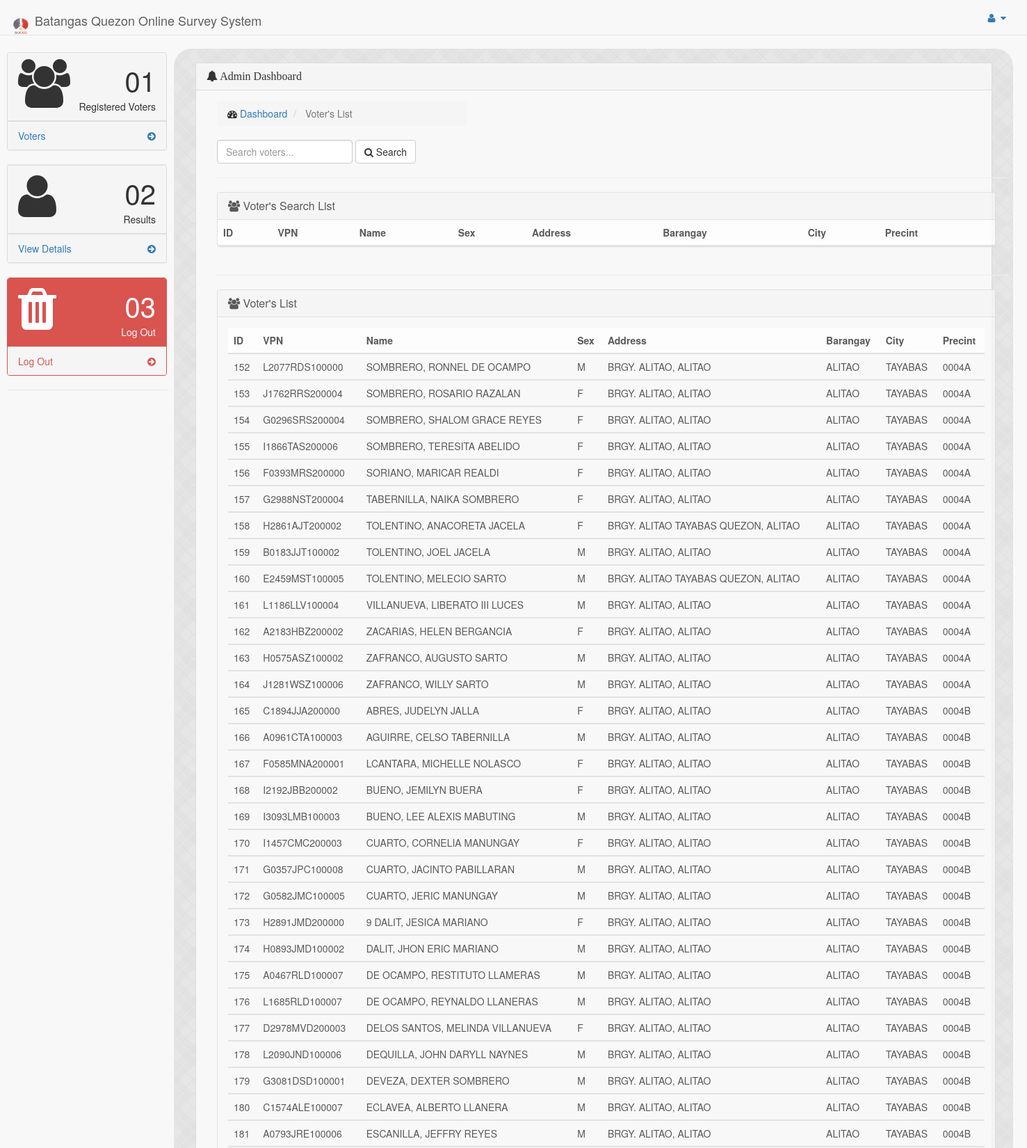
Page /registervoters.php?page=4 (upper part) on the committed database.
### tables this page shows
CREATE TABLE IF NOT EXISTS `voters` (
  `v_id` int(50) NOT NULL,
  `VPN` varchar(35) NOT NULL,
  `name` varchar(35) NOT NULL,
  `Sex` varchar(35) NOT NULL,
  `Address` varchar(35) NOT NULL,
  `Barangay` varchar(35) NOT NULL,
  `City` varchar(35) NOT NULL,
  `prec` varchar(35) NOT NULL
);

### registervoters.php (the view, shortened to what this page needs)
<!DOCTYPE html>
<html lang="en">
<head>
	<link href="css/Custom.css" rel="stylesheet">
    <link href="bower_components/bootstrap/dist/css/bootstrap.min.css" rel="stylesheet">
    <link href="bower_components/metisMenu/dist/metisMenu.min.css" rel="stylesheet">
    <link href="dist/css/timeline.css" rel="stylesheet">
    <link href="dist/css/sb-admin-2.css" rel="stylesheet">
    <link href="bower_components/morrisjs/morris.css" rel="stylesheet">
    <link href="bower_components/font-awesome/css/font-awesome.min.css" rel="stylesheet" type="text/css">
</head>
<body>
    <div id="wrapper">
        <nav class="navbar navbar-default navbar-fixed-top" role="navigation">
            <div class="navbar-header">
                <a class="navbar-brand"  href="admindashboard.php"><img oncontextmenu='alert("Image context menu is disabled!");return false;' src="Images/BQOSS_logo.png" style="height:35px;width:30px; display:inline-block;padding:10px 0px 0 0px;"> Batangas Quezon Online Survey System</a>
            </div>
            <ul class="nav navbar-top-links navbar-right">
                <li class="dropdown">
                    <a class="dropdown-toggle" data-toggle="dropdown" href="#">
                        <i class="fa fa-user fa-fw"></i>  <i class="fa fa-caret-down"></i>
                    </a>
                        </li>
                    </ul>
		</nav>
	</div>
            <div class="navbar-default sidebar" style="padding-left: 10px;padding-right: 10px; margin-top: 5px;" role="navigation">
                <div class="sidebar-nav navbar-collapse">
                    <ul class="nav" id="side-menu">
                    				<li>
					<div class="panel panel-default">
                        <div class="panel-heading">
                            <div class="row">
                                <div class="col-xs-3">
                                    <i class="fa fa-group fa-5x"></i>
                                </div>
                                <div class="col-xs-9 text-right">
                                    <div class="huge">01</div>
                                    <div>Registered Voters</div>
                                </div>
                            </div>
                        </div>
                        <a href="registervoters.php">
                            <div class="panel-footer">
                                <span class="pull-left">Voters</span>
                                <span class="pull-right"><i class="fa fa-arrow-circle-right"></i></span>
                                <div class="clearfix"></div>
                            </div>
                        </a>
                    </div>
					</li>
					<li>
					<div class="panel panel-default">
                        <div class="panel-heading">
                            <div class="row">
                                <div class="col-xs-3">
                                    <i class="fa fa-user fa-5x"></i>
                                </div>
                                <div class="col-xs-9 text-right">
                                    <div class="huge">02</div>
                                    <div>Results</div>
                                </div>
                            </div>
                        </div>
                        <a href="result.php">
                            <div class="panel-footer">
                                <span class="pull-left">View Details</span>
                                <span class="pull-right"><i class="fa fa-arrow-circle-right"></i></span>
                                <div class="clearfix"></div>
                            </div>
                        </a>
                    </div>
					</li>
					<li>
					<div class="panel panel-red">
                        <div class="panel-heading">
                            <div class="row">
                                <div class="col-xs-3">
                                    <i class="fa fa-trash fa-5x"></i>
                                </div>
                                <div class="col-xs-9 text-right">
                                    <div class="huge">03</div>
                                    <div>Log Out</div>
                                </div>
                            </div>
                        </div>
                        <a href="index.php">
                            <div class="panel-footer">
                                <span class="pull-left">Log Out</span>
                                <span class="pull-right"><i class="fa fa-arrow-circle-right"></i></span>
                                <div class="clearfix"></div>
                            </div>
                        </a>
                    </div>
					</li>
					</ul>
                </div>
            </div>
    <div id="page-wrapper"style=" margin-right: 20px; margin-top: 70px;padding-top: 20px;border-radius: 25px; background-image: url('newgray.png')">
        <div class="row">
			<div class="col-lg-12">
                <div class="panel panel-default">
						<div class="panel-heading">
							<h3 class="panel-title" style="font-family: Franklin Gothic Heavy;"><i class="fa fa-bell"></i> Admin Dashboard</h1>
						</div>
						<div class="panel-body">
		<div class="container">
		<div class="row">
            <div class="col-lg-4">
                <ol class="breadcrumb">
                    <li>
                        <i class="fa fa-dashboard"></i> <a href="admindashboard.php">Dashboard</a>
                    </li>
                    <li class="active">
                        Voter's List
                    </li>
                </ol>
            </div>
        </div>
		<div class="row">
            <div class="col-lg-12">
                <div class="form-inline form-padding">
                    <form action="registervoters.php" method="post">
                        <input type="text" class="form-control" name="search" placeholder="Search voters..."required/>
                        <button type="submit" class="btn btn-default"><i class="fa fa-search"></i> Search</button>
                    </form>
                </div>
            </div>
        </div>
		<hr/>
		<div class="row">
				<div class="col-lg-12">
					<div class="panel panel-default" style="margin-right: 20px; opacity: .8;">
						<div class="panel-heading">
							<h3 class="panel-title"><i class="fa fa-group"></i> Voter's Search List</h3>
						</div>
						<div class="table-responsive">
							<table class="table table-striped">
								<thead>
									<tr>
										<th>ID</th>
										<th>VPN</th>
										<th>Name</th>
										<th>Sex</th>
										<th>Address</th>
										<th>Barangay</th>
										<th>City</th>
										<th>Precint</th>
									</tr>
								</thead>
							</table>
						</div>
				</div>
			</div>
		</div>
		<hr />
			<div class="row">
				<div class="col-lg-12">
					<div class="panel panel-default" style="margin-right: 20px; opacity: .8;">
						<div class="panel-heading">
							<h3 class="panel-title"><i class="fa fa-group"></i> Voter's List</h3>
						</div>
						<div class="panel-body">
							<?php
								$num_rec_per_page=50;
								if (isset($_GET["page"])) { $page  = $_GET["page"]; } else { $page=1; };
								$start_from = ($page-1) * $num_rec_per_page;
								$sql = "SELECT * FROM voters LIMIT $start_from, $num_rec_per_page";
								$rs_result = mysql_query ($sql);
							?>
							<div class="table responsive">
								<table class="table table-striped">
									<thead>
										<tr>
											<th>ID</th>
											<th>VPN</th>
											<th>Name</th>
											<th>Sex</th>
											<th>Address</th>
											<th>Barangay</th>
											<th>City</th>
											<th>Precint</th>
										</tr>
									</thead>
							<?php
								while ($row = mysql_fetch_assoc($rs_result)) {
							?>
									<tbody>
										<tr>
										<td><?php echo $row['v_id']; ?></td>
										<td><?php echo $row['VPN']; ?></td>
										<td><?php echo $row['name']; ?></td>
										 <td><?php echo $row['Sex']; ?></td>
										<td><?php echo $row['Address']; ?></td>
										 <td><?php echo $row['Barangay']; ?></td>
										<td><?php echo $row['City']; ?></td>
										<td><?php echo $row['prec']; ?></td>
										</tr>
									</tbody>
							<?php
								};
							?>
								</table>
							</div>
						</div>
						</div>
						</div>
					</div>
				</div>
		  </div>
	  </div>
    </div>
	</div>
	</div>
</body>
</html>

### css/Custom.css (style rules this page uses)
body { background-color: #c8c8c8; }
.panel-body { background-color: #f8f8f8; }
.panel-default>.panel-heading { color: #fff; background-color: #0c3067; }
.panel-footer { text-align: center; }

### rows in the picture
voters: v_id "152", VPN "L2077RDS100000", name "SOMBRERO, RONNEL DE OCAMPO", Sex "M", Address "BRGY. ALITAO, ALITAO", Barangay "ALITAO", City "TAYABAS", prec "0004A"
voters: v_id "153", VPN "J1762RRS200004", name "SOMBRERO, ROSARIO RAZALAN", Sex "F", Address "BRGY. ALITAO, ALITAO", Barangay "ALITAO", City "TAYABAS", prec "0004A"
voters: v_id "154", VPN "G0296SRS200004", name "SOMBRERO, SHALOM GRACE REYES", Sex "F", Address "BRGY. ALITAO, ALITAO", Barangay "ALITAO", City "TAYABAS", prec "0004A"
voters: v_id "155", VPN "I1866TAS200006", name "SOMBRERO, TERESITA ABELIDO", Sex "F", Address "BRGY. ALITAO, ALITAO", Barangay "ALITAO", City "TAYABAS", prec "0004A"
voters: v_id "156", VPN "F0393MRS200000", name "SORIANO, MARICAR REALDI", Sex "F", Address "BRGY. ALITAO, ALITAO", Barangay "ALITAO", City "TAYABAS", prec "0004A"
voters: v_id "157", VPN "G2988NST200004", name "TABERNILLA, NAIKA SOMBRERO", Sex "F", Address "BRGY. ALITAO, ALITAO", Barangay "ALITAO", City "TAYABAS", prec "0004A"
voters: v_id "158", VPN "H2861AJT200002", name "TOLENTINO, ANACORETA JACELA", Sex "F", Address "BRGY. ALITAO TAYABAS QUEZON, ALITAO", Barangay "ALITAO", City "TAYABAS", prec "0004A"
voters: v_id "159", VPN "B0183JJT100002", name "TOLENTINO, JOEL JACELA", Sex "M", Address "BRGY. ALITAO, ALITAO", Barangay "ALITAO", City "TAYABAS", prec "0004A"
voters: v_id "160", VPN "E2459MST100005", name "TOLENTINO, MELECIO SARTO", Sex "M", Address "BRGY. ALITAO TAYABAS QUEZON, ALITAO", Barangay "ALITAO", City "TAYABAS", prec "0004A"
voters: v_id "161", VPN "L1186LLV100004", name "VILLANUEVA, LIBERATO III LUCES", Sex "M", Address "BRGY. ALITAO, ALITAO", Barangay "ALITAO", City "TAYABAS", prec "0004A"
voters: v_id "162", VPN "A2183HBZ200002", name "ZACARIAS, HELEN BERGANCIA", Sex "F", Address "BRGY. ALITAO, ALITAO", Barangay "ALITAO", City "TAYABAS", prec "0004A"
voters: v_id "163", VPN "H0575ASZ100002", name "ZAFRANCO, AUGUSTO SARTO", Sex "M", Address "BRGY. ALITAO, ALITAO", Barangay "ALITAO", City "TAYABAS", prec "0004A"
voters: v_id "164", VPN "J1281WSZ100006", name "ZAFRANCO, WILLY SARTO", Sex "M", Address "BRGY. ALITAO, ALITAO", Barangay "ALITAO", City "TAYABAS", prec "0004A"
voters: v_id "165", VPN "C1894JJA200000", name "ABRES, JUDELYN JALLA", Sex "F", Address "BRGY. ALITAO, ALITAO", Barangay "ALITAO", City "TAYABAS", prec "0004B"
voters: v_id "166", VPN "A0961CTA100003", name "AGUIRRE, CELSO TABERNILLA", Sex "M", Address "BRGY. ALITAO, ALITAO", Barangay "ALITAO", City "TAYABAS", prec "0004B"
voters: v_id "167", VPN "F0585MNA200001", name "LCANTARA, MICHELLE NOLASCO", Sex "F", Address "BRGY. ALITAO, ALITAO", Barangay "ALITAO", City "TAYABAS", prec "0004B"
voters: v_id "168", VPN "I2192JBB200002", name "BUENO, JEMILYN BUERA", Sex "F", Address "BRGY. ALITAO, ALITAO", Barangay "ALITAO", City "TAYABAS", prec "0004B"
voters: v_id "169", VPN "I3093LMB100003", name "BUENO, LEE ALEXIS MABUTING", Sex "M", Address "BRGY. ALITAO, ALITAO", Barangay "ALITAO", City "TAYABAS", prec "0004B"
voters: v_id "170", VPN "I1457CMC200003", name "CUARTO, CORNELIA MANUNGAY", Sex "F", Address "BRGY. ALITAO, ALITAO", Barangay "ALITAO", City "TAYABAS", prec "0004B"
voters: v_id "171", VPN "G0357JPC100008", name "CUARTO, JACINTO PABILLARAN", Sex "M", Address "BRGY. ALITAO, ALITAO", Barangay "ALITAO", City "TAYABAS", prec "0004B"
voters: v_id "172", VPN "G0582JMC100005", name "CUARTO, JERIC MANUNGAY", Sex "M", Address "BRGY. ALITAO, ALITAO", Barangay "ALITAO", City "TAYABAS", prec "0004B"
voters: v_id "173", VPN "H2891JMD200000", name "9 DALIT, JESICA MARIANO", Sex "F", Address "BRGY. ALITAO, ALITAO", Barangay "ALITAO", City "TAYABAS", prec "0004B"
voters: v_id "174", VPN "H0893JMD100002", name "DALIT, JHON ERIC MARIANO", Sex "M", Address "BRGY. ALITAO, ALITAO", Barangay "ALITAO", City "TAYABAS", prec "0004B"
voters: v_id "175", VPN "A0467RLD100007", name "DE OCAMPO, RESTITUTO LLAMERAS", Sex "M", Address "BRGY. ALITAO, ALITAO", Barangay "ALITAO", City "TAYABAS", prec "0004B"
voters: v_id "176", VPN "L1685RLD100007", name "DE OCAMPO, REYNALDO LLANERAS", Sex "M", Address "BRGY. ALITAO, ALITAO", Barangay "ALITAO", City "TAYABAS", prec "0004B"
voters: v_id "177", VPN "D2978MVD200003", name "DELOS SANTOS, MELINDA VILLANUEVA", Sex "F", Address "BRGY. ALITAO, ALITAO", Barangay "ALITAO", City "TAYABAS", prec "0004B"
voters: v_id "178", VPN "L2090JND100006", name "DEQUILLA, JOHN DARYLL NAYNES", Sex "M", Address "BRGY. ALITAO, ALITAO", Barangay "ALITAO", City "TAYABAS", prec "0004B"
voters: v_id "179", VPN "G3081DSD100001", name "DEVEZA, DEXTER SOMBRERO", Sex "M", Address "BRGY. ALITAO, ALITAO", Barangay "ALITAO", City "TAYABAS", prec "0004B"
voters: v_id "180", VPN "C1574ALE100007", name "ECLAVEA, ALBERTO LLANERA", Sex "M", Address "BRGY. ALITAO, ALITAO", Barangay "ALITAO", City "TAYABAS", prec "0004B"
voters: v_id "181", VPN "A0793JRE100006", name "ESCANILLA, JEFFRY REYES", Sex "M", Address "BRGY. ALITAO, ALITAO", Barangay "ALITAO", City "TAYABAS", prec "0004B"
